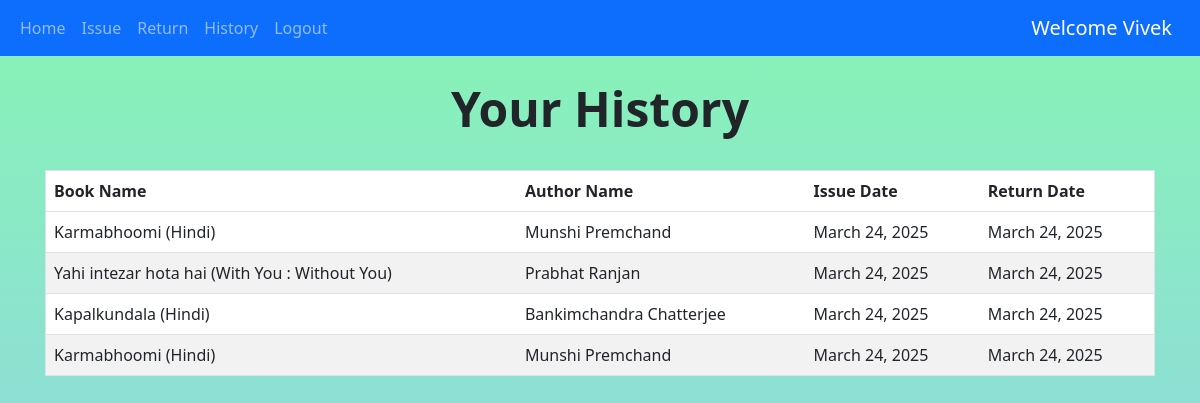
The page /history (signed in) on the database its author committed.
### books/models.py (models this page shows, shortened)
class IssuedItem(models.Model):
    book_id = models.ForeignKey(Book, on_delete=models.CASCADE)
    user_id = models.ForeignKey(User, on_delete=models.CASCADE)
    issue_date = models.DateField(default=date.today(),blank=False)
    return_date = models.DateField(blank=True,null=True)

class Book(models.Model):
    book_name = models.CharField(max_length=150)
    author_name = models.CharField(max_length=200)
    quantity = models.IntegerField(default=1)
    subject = models.CharField(max_length=2000)
    book_add_time = models.TimeField(default=timezone.now())
    book_add_date = models.DateField(default=date.today())
    class Meta:
        unique_together = ('book_name','author_name')

### books/views.py (the view)
# urls.py: path('history',views.history,name='history'),
@login_required(login_url='login')
def history(request):
    my_items = IssuedItem.objects.filter(user_id=request.user).order_by('-issue_date')
    paginator = Paginator(my_items,10)
    page_number = request.GET.get('page')
    show_data_final = paginator.get_page(page_number)
    return render(request,'history.html',{'books':show_data_final})

### templates/history.html (shortened to what this page needs)
{% extends 'base.html' %} {% block content %}
<center>
  <br />
  <h1 class="display-5 fw-bold">Your History</h1>
  <br />
</center>
<div class="container">
  <table class="table">
    <thead class="thead-dark">
      <tr>
        <th scope="col">Book Name</th>
        <th scope="col">Author Name</th>
        <th scope="col">Issue Date</th>
        <th scope="col">Return Date</th>
      </tr>
    </thead>
    <tbody>
      {% for book in books %}
      <tr>
        <td>{{book.book_id.book_name}}</td>
        <td>{{book.book_id.author_name}}</td>
        <td>{{book.issue_date}}</td>
        <td>{{book.return_date}}</td>
      </tr>
      {% endfor %}
    </tbody>
  </table>
</div>
{% endblock %}

### templates/base.html (shortened to what this page needs)
{% load static %}
<!DOCTYPE html>
<html lang="en">
<head>
    <link href="https://cdn.jsdelivr.net/npm/bootstrap@5.2.3/dist/css/bootstrap.min.css" rel="stylesheet">
</head>
<body>
    <nav class="navbar navbar-expand-lg bg-body-light,navbar navbar-dark bg-primary">
        <div class="container-fluid">
            <div class="collapse navbar-collapse" id="navbarSupportedContent">
                <ul class="navbar-nav me-auto mb-2 mb-lg-0">
                    {% if not user.is_authenticated %}
                    <li class="nav-item">
                        <a class="nav-link" href="/login">Login</a>
                    </li>
                    <li class="nav-item">
                        <a class="nav-link" href="/register">Register</a>
                    </li>
                    {% else %}
                    <li class="nav-item">
                        <a class="nav-link" href="/">Home</a>
                    </li>
                    <li class="nav-item">
                        <a class="nav-link" href="/issue">Issue</a>
                    </li>
                    <li class="nav-item">
                        <a class="nav-link" href="/return_item">Return</a>
                    </li>
                    <li class="nav-item">
                        <a class="nav-link" href="/history">History</a>
                    </li>
                    <li class="nav-item">
                        <a class="nav-link" href="logout">Logout</a>
                    </li>
                    {% endif %}
                </ul>
            </div>
            {% if user.is_authenticated %}
            <a class="navbar-brand" href="#">Welcome {{request.user.first_name}}</a>
            {% endif %}
        </div>
    </nav>
    {% block content %}
    {% endblock %}
</body>
</html>

### templates/base.html (style rules this page uses)
body { background-color: linear-gradient(#89b4f4, #cf7ade); background-repeat: no-repeat; background-size: cover; }

### templates/history.html (style rules this page uses)
table { border-collapse: collapse; border-spacing: 0; border-radius: 10px; width: 100%; border: 1px solid #ddd; }
th, td { text-align: left; padding: 16px; }
tr:nth-child(even) { background-color: #f2f2f2; }
tr:nth-child(odd) { background-color: #ffffff; }
.container { width: 100%; padding-right: 15px; padding-left: 15px; margin-right: auto; margin-left: auto; }
body { background: linear-gradient(#87f4b5, #93cbf1); background-repeat: no-repeat; background-attachment: fixed; }

### rows shown on the page
IssuedItem: book_id.book_name "Karmabhoomi (Hindi)", book_id.author_name "Munshi Premchand", issue_date "March 24, 2025", return_date "March 24, 2025"
IssuedItem: book_id.book_name "Yahi intezar hota hai (With You : Without You)", book_id.author_name "Prabhat Ranjan", issue_date "March 24, 2025", return_date "March 24, 2025"
IssuedItem: book_id.book_name "Kapalkundala (Hindi)", book_id.author_name "Bankimchandra Chatterjee", issue_date "March 24, 2025", return_date "March 24, 2025"
IssuedItem: book_id.book_name "Karmabhoomi (Hindi)", book_id.author_name "Munshi Premchand", issue_date "March 24, 2025", return_date "March 24, 2025"

### other values the page prints
{{ request.user.first_name }} "Vivek"
